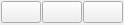
<?xml version="1.0" encoding="UTF-8"?>
<ui version="4.0">
 <class>widget_system_buttons</class>
 <widget class="QWidget" name="widget_system_buttons">
  <property name="geometry">
   <rect>
    <x>0</x>
    <y>0</y>
    <width>100</width>
    <height>25</height>
   </rect>
  </property>
  <property name="windowTitle">
   <string>Form</string>
  </property>
  <layout class="QHBoxLayout" name="horizontalLayout">
   <property name="spacing">
    <number>1</number>
   </property>
   <property name="leftMargin">
    <number>1</number>
   </property>
   <property name="topMargin">
    <number>1</number>
   </property>
   <property name="rightMargin">
    <number>1</number>
   </property>
   <property name="bottomMargin">
    <number>1</number>
   </property>
   <item>
    <widget class="QPushButton" name="pushButton_minimize">
     <property name="text">
      <string/>
     </property>
    </widget>
   </item>
   <item>
    <widget class="QPushButton" name="pushButton_onwin">
     <property name="text">
      <string/>
     </property>
    </widget>
   </item>
   <item>
    <widget class="QPushButton" name="pushButton_close">
     <property name="toolTip">
      <string>Закрыть</string>
     </property>
     <property name="text">
      <string/>
     </property>
    </widget>
   </item>
  </layout>
 </widget>
 <resources/>
 <connections/>
</ui>
